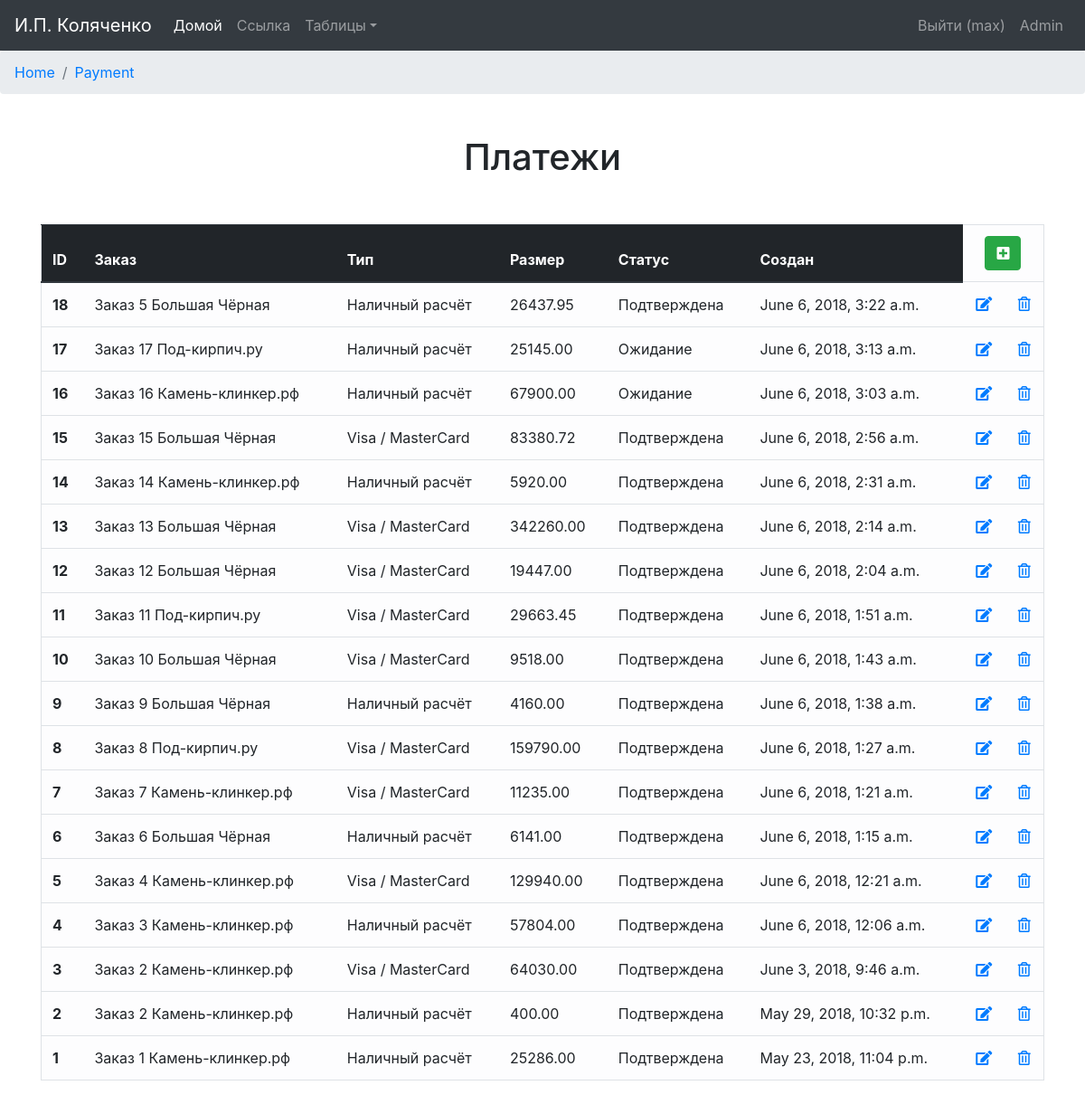
The app's page /payment (signed in) with its own data.
### orders/models.py (models this page shows, shortened)
class Payment(models.Model):
    WAITING_FOR_PAYMENT = 'Ожидание'
    CONFIRMED = 'Подтверждена'
    CANCEL = 'Отмена'
    PAID_STATUSES = (
        (WAITING_FOR_PAYMENT, 'Ожидание оплаты'),
        (CONFIRMED, 'Оплата подтверждена'),
        (CANCEL, 'Оплата отменена'),
    )
    payment_order = models.ForeignKey('Order', related_name='payment_order')
    payment_type = models.ForeignKey(PaymentType)
    payment_amount = models.DecimalField('Размер платежа', max_digits=10, decimal_places=2, default=0,
                                         validators=[MinValueValidator(0, "Введите положительное число"),
                                                     DecimalValidator(10, 2)])
    payment_status = models.CharField('Статус платежа', max_length=12, choices=PAID_STATUSES,
                                      default=WAITING_FOR_PAYMENT)
    is_active = models.BooleanField('Активен', default=True)
    created = models.DateTimeField('Создан', auto_now_add=True, auto_now=False)
    updated = models.DateTimeField('Последнее обновление', auto_now_add=False, auto_now=True)
    class Meta:
        verbose_name = 'Платёж'
        verbose_name_plural = 'Платежи'
        ordering = ["-created"]

class Order(models.Model):
    NEW = '1. Новый'
    CONFIRMED = '2 .Подтверждён'
    DELIVERED = '3. Доставляется'
    RECEIVED = '4. Выполнен'
    CANCEL = '5. Отменён'
    ERROR = '6. Ошибка'
    ORDER_STATUSES = (
        (NEW, 'Новый заказ'),
        (CONFIRMED, 'Заказ сформирован'),
        (DELIVERED, 'Доставляется'),
        (RECEIVED, 'Выполнен'),
        (CANCEL, 'Заказ отменён'),
        (ERROR, 'Ошибка заказа'),
    )
    created = models.DateTimeField('Дата создания', auto_now_add=True, auto_now=False)
    customer = models.ForeignKey(Customer)
    store = models.ForeignKey(Store, blank=True, null=True, default=None)
    order_NDS = models.DecimalField('Сумма НДС', max_digits=10, decimal_places=2,
                                    default=0, validators=[MinValueValidator(0, "Введите положительное число"),
                                                           DecimalValidator(10, 2)])
    total_product_price = models.DecimalField('Итоговая стоимость(без доставки)', max_digits=10, decimal_places=2,
                                              default=0,
                                              validators=[MinValueValidator(0, "Введите положительное число"),
                                                          DecimalValidator(10, 2)])  # total price for all products
    total_delivery_price = models.DecimalField('Стоимость доставки', max_digits=10, decimal_places=2,
                                               default=0,
                                               validators=[MinValueValidator(0, "Введите положительное число"),
                                                           DecimalValidator(10, 2)])
    balance = models.DecimalField('Баланс заказа', max_digits=10, decimal_places=2,
                                  default=0, validators=[DecimalValidator(10, 2)])
    order_total_amount = models.DecimalField('Итоговая стоимость', max_digits=10, decimal_places=2,
                                             default=0, validators=[MinValueValidator(0, "Введите положительное число"),
                                                                    DecimalValidator(10, 2)])
    order_status = models.CharField('Статус заказа', max_length=16, choices=ORDER_STATUSES, default=NEW)
    comments = models.TextField('Комментарий', blank=True, null=True, default=None)
    is_active = models.BooleanField(IS_ACTIVE, default=True)
    updated = models.DateTimeField(UPDATED, auto_now_add=False, auto_now=True)
    def __str__(self):
        return "Заказ %s %s" % (self.id, self.store.store_name)
    class Meta:
        verbose_name = 'Заказ'
        verbose_name_plural = 'Заказы'
        ordering = ["order_status", "-created"]

class Store(models.Model):
    store_name = models.CharField('Название', max_length=64)
    store_org = models.ForeignKey(Organization)
    is_active = models.BooleanField(IS_ACTIVE, default=True)
    created = models.DateTimeField(CREATED, auto_now_add=True, auto_now=False)
    updated = models.DateTimeField(UPDATED, auto_now_add=False, auto_now=True)
    class Meta:
        verbose_name = 'Магазин'
        verbose_name_plural = 'Магазины'

class PaymentType(models.Model):
    type_name = models.CharField('Название', max_length=32)
    is_active = models.BooleanField('Активен', default=True)
    created = models.DateTimeField('Создан', auto_now_add=True, auto_now=False)
    updated = models.DateTimeField('Последнее обновление', auto_now_add=False, auto_now=True)
    def __str__(self):
        return "%s" % self.type_name
    class Meta:
        verbose_name = 'Тип оплаты'
        verbose_name_plural = 'Типы оплаты'

### orders/views.py (the view)
# urls.py: url(r'^payment$', views.payment_out, name='payment_out'),
@login_required
def payment_out(request):
    payment_list = Payment.objects.filter(is_active=True)
    payment_verbose = Payment._meta.verbose_name_plural
    return render(request, "Payment/payment_out.html", locals())

### orders/context_processors.py (called while the page is built)
def getting_username(request):
    username = auth.get_user(request).username
    return locals()

### templates/Payment/payment_out.html (shortened to what this page needs)
{% extends 'base.html' %}
{% block content %}
    <nav aria-label="breadcrumb">
        <ol class="breadcrumb">
            <li class="breadcrumb-item"><a href="{% url "home_page" %}">Home</a></li>
            <li class="breadcrumb-item active" aria-current="page"><a href="{% url "payment_out" %}">Payment</a></li>
        </ol>
    </nav>
    <div class="container">
        <h1 align="center" class="h1-out">{{ payment_verbose }}</h1>
    </div>
    <div class="container out-container">
        <table class="table table-light border table-hover" align="center">
            <thead class="thead-dark">
            <tr>
                <th>ID</th>
                <th>Заказ</th>
                <th>Тип</th>
                <th>Размер</th>
                <th>Статус</th>
                <th>Создан</th>
                <td colspan="2" align="center">
                    <form action="{% url "payment_add" %}">
                        <button type="submit" class="btn btn-success" title="Добавить"><i
                                class="fas fa-plus-square"></i></button>
                    </form>
                </td>
            </tr>
            </thead>
            {% for payment in payment_list %}
                <tr>
                    <th>{{ payment.id }}</th>
                    <td>{{ payment.payment_order }}</td>
                    <td>{{ payment.payment_type }}</td>
                    <td>{{ payment.payment_amount }}</td>
                    <td>{{ payment.payment_status }}</td>
                    <td>{{ payment.created }}</td>
                    <td align="center"><a href="{% url "payment_edit" payment.id %}"><i class="fas fa-edit"
                                                                                        title="Изменить"></i></a>
                    </td>
                    <td align="center"><a href="{% url "payment_delete" payment.id %}"><i class="far fa-trash-alt"
                                                                                          title="Удалить"></i></a></td>
                </tr>
            {% endfor %}
        </table>
    </div>
{% endblock %}

### templates/navbar.html (shortened to what this page needs)
{% load static %}
<nav class="navbar navbar-expand-lg navbar-dark bg-dark">
    <a class="navbar-brand" href="{% url "home_page" %}">И.П. Коляченко</a>
    <div class="collapse navbar-collapse" id="navbarsExample05">
        <ul class="navbar-nav mr-auto">
            <li class="nav-item active">
                <a class="nav-link" href="{% url "home_page" %}">Домой <span class="sr-only">(current)</span></a>
            </li>
            <li class="nav-item">
                <a class="nav-link" href="#">Ссылка</a>
            </li>
            <li class="nav-item dropdown">
                <a class="nav-link dropdown-toggle" href="http://example.com" id="dropdown05" data-toggle="dropdown"
                   aria-haspopup="true" aria-expanded="false">Таблицы</a>
            </li>
        </ul>
        <form class="form-inline my-2 my-md-0">
            <ul class="nav navbar-nav navbar-right">
                {% if username %}
                    <li class="nav-item nav-top-item">
                        <a class="nav-link nav-top-link" href="{% url "logout" %}">
                            Выйти ({{ username }})</a>
                    </li>
                    <li class="nav-item nav-top-item">
                        <a class="nav-link nav-top-link" href="admin/">
                            Admin</a>
                    </li>
                {% else %}
                    <li class="nav-item nav-top-item">
                        <a class="nav-link nav-top-link" href="{% url "login" %}">
                            <i class="fa fa-sign-in" aria-hidden="true"></i> Войти</a>
                    </li>
                {% endif %}
            </ul>
        </form>
    </div>
</nav>

### static/static_dev/css/main.css (style rules this page uses)
.out-container { padding-top: 5px; padding-bottom: 10px; }
.h1-out { padding-top: 30px; padding-bottom: 30px; }

### static/static_dev/css/base.css (style rules this page uses)
html, body { height: 100%; max-height: 100%; }
h1 { margin-top: 15px; margin-bottom: 15px; text-align: center; }

### records on screen
Payment: id "18", payment_order "Заказ 5 Большая Чёрная", payment_type "Наличный расчёт", payment_amount "26437.95", payment_status "Подтверждена", created "June 6, 2018, 3:22 a.m."
Payment: id "17", payment_order "Заказ 17 Под-кирпич.ру", payment_type "Наличный расчёт", payment_amount "25145.00", payment_status "Ожидание", created "June 6, 2018, 3:13 a.m."
Payment: id "16", payment_order "Заказ 16 Камень-клинкер.рф", payment_type "Наличный расчёт", payment_amount "67900.00", payment_status "Ожидание", created "June 6, 2018, 3:03 a.m."
Payment: id "15", payment_order "Заказ 15 Большая Чёрная", payment_type "Visa / MasterCard", payment_amount "83380.72", payment_status "Подтверждена", created "June 6, 2018, 2:56 a.m."
Payment: id "14", payment_order "Заказ 14 Камень-клинкер.рф", payment_type "Наличный расчёт", payment_amount "5920.00", payment_status "Подтверждена", created "June 6, 2018, 2:31 a.m."
Payment: id "13", payment_order "Заказ 13 Большая Чёрная", payment_type "Visa / MasterCard", payment_amount "342260.00", payment_status "Подтверждена", created "June 6, 2018, 2:14 a.m."
Payment: id "12", payment_order "Заказ 12 Большая Чёрная", payment_type "Visa / MasterCard", payment_amount "19447.00", payment_status "Подтверждена", created "June 6, 2018, 2:04 a.m."
Payment: id "11", payment_order "Заказ 11 Под-кирпич.ру", payment_type "Visa / MasterCard", payment_amount "29663.45", payment_status "Подтверждена", created "June 6, 2018, 1:51 a.m."
Payment: id "10", payment_order "Заказ 10 Большая Чёрная", payment_type "Visa / MasterCard", payment_amount "9518.00", payment_status "Подтверждена", created "June 6, 2018, 1:43 a.m."
Payment: id "9", payment_order "Заказ 9 Большая Чёрная", payment_type "Наличный расчёт", payment_amount "4160.00", payment_status "Подтверждена", created "June 6, 2018, 1:38 a.m."
Payment: id "8", payment_order "Заказ 8 Под-кирпич.ру", payment_type "Visa / MasterCard", payment_amount "159790.00", payment_status "Подтверждена", created "June 6, 2018, 1:27 a.m."
Payment: id "7", payment_order "Заказ 7 Камень-клинкер.рф", payment_type "Visa / MasterCard", payment_amount "11235.00", payment_status "Подтверждена", created "June 6, 2018, 1:21 a.m."
Payment: id "6", payment_order "Заказ 6 Большая Чёрная", payment_type "Наличный расчёт", payment_amount "6141.00", payment_status "Подтверждена", created "June 6, 2018, 1:15 a.m."
Payment: id "5", payment_order "Заказ 4 Камень-клинкер.рф", payment_type "Visa / MasterCard", payment_amount "129940.00", payment_status "Подтверждена", created "June 6, 2018, 12:21 a.m."
Payment: id "4", payment_order "Заказ 3 Камень-клинкер.рф", payment_type "Наличный расчёт", payment_amount "57804.00", payment_status "Подтверждена", created "June 6, 2018, 12:06 a.m."
Payment: id "3", payment_order "Заказ 2 Камень-клинкер.рф", payment_type "Visa / MasterCard", payment_amount "64030.00", payment_status "Подтверждена", created "June 3, 2018, 9:46 a.m."
Payment: id "2", payment_order "Заказ 2 Камень-клинкер.рф", payment_type "Наличный расчёт", payment_amount "400.00", payment_status "Подтверждена", created "May 29, 2018, 10:32 p.m."
Payment: id "1", payment_order "Заказ 1 Камень-клинкер.рф", payment_type "Наличный расчёт", payment_amount "25286.00", payment_status "Подтверждена", created "May 23, 2018, 11:04 p.m."

### other values on screen
{{ username }} "max"
{{ payment_verbose }} "Платежи"
